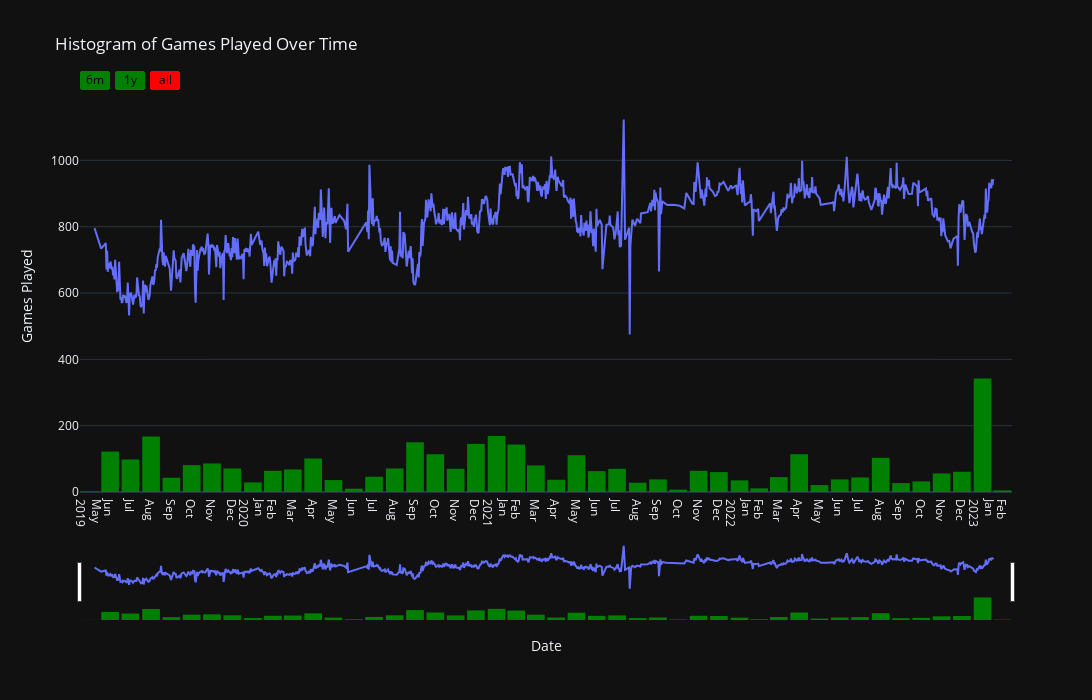

Notebook cell for this chart:
### Code cell
fig = px.histogram(combined_df, x="Date Played", y="Games Played", histfunc="sum", template = "plotly_dark",
                   labels = {"Date Played":"Date", "sum of Games Played":"Games Played"}, title="Histogram on Date Axes").update_layout(yaxis_title="Games Played")

fig.update_traces(xbins_size="M1")
fig.update_xaxes(ticklabelmode="period", dtick="M1", tickformat="%b\n%Y")
fig.update_layout(
    title = "Histogram of Games Played Over Time",
    bargap = 0.1,
    autosize=False,
    width=1200,
    height=700,)

fig.update_xaxes(
    rangeslider_visible=True,
    rangeselector=dict(
        buttons=list([
            dict(count=6, label="6m", step="month", stepmode="backward"),
            dict(count=1, label="1y", step="year", stepmode="backward"),
            dict(step="all")
        ])
    )
)

fig.update_layout(template='plotly_dark',
                  xaxis_rangeselector_font_color='black',
                  xaxis_rangeselector_activecolor='red',
                  xaxis_rangeselector_bgcolor='green',
                 )

fig.update_traces(marker_color='green')
fig2 = px.line(combined_df, x="Date Played", y="Rating")
fig.add_trace(fig2.data[0])



fig.show()

### Figure 1 — Plotly figure (JSON) as saved in the notebook; plotly's stock layout.template omitted (floating-point values rounded to 4 significant figures; data arrays with more than 128 entries replaced by an {"elided": "..."} marker saying what was removed)
{"data": [{"alignmentgroup": "True", "bingroup": "x", "histfunc": "sum", "hovertemplate": "Date=%{x}<br>sum of Games Played=%{y}<extra></extra>", "legendgroup": "", "marker": {"color": "green", "pattern": {"shape": ""}}, "name": "", "offsetgroup": "", "orientation": "v", "showlegend": false, "type": "histogram", "x": {"elided": "883 str values"}, "xaxis": "x", "xbins": {"size": "M1"}, "y": {"elided": "883 int values"}, "yaxis": "y"}, {"hovertemplate": "Date Played=%{x}<br>Rating=%{y}<extra></extra>", "legendgroup": "", "line": {"color": "#636efa", "dash": "solid"}, "marker": {"symbol": "circle"}, "mode": "lines", "name": "", "orientation": "v", "showlegend": false, "type": "scatter", "x": {"elided": "883 str values"}, "xaxis": "x", "y": {"elided": "883 float values"}, "yaxis": "y"}], "layout": {"autosize": false, "bargap": 0.1, "barmode": "relative", "height": 700, "legend": {"tracegroupgap": 0}, "title": {"text": "Histogram of Games Played Over Time"}, "width": 1200, "xaxis": {"anchor": "y", "autorange": true, "domain": [0, 1], "dtick": "M1", "range": ["2019-05-01 06:00", "2023-03-01 06:00"], "rangeselector": {"activecolor": "red", "bgcolor": "green", "buttons": [{"count": 6, "label": "6m", "step": "month", "stepmode": "backward"}, {"count": 1, "label": "1y", "step": "year", "stepmode": "backward"}, {"step": "all"}], "font": {"color": "black"}}, "rangeslider": {"autorange": true, "range": ["2019-05-01 06:00", "2023-03-01 06:00"], "visible": true, "yaxis": {"_template": null, "rangemode": "match"}}, "tickformat": "%b\n%Y", "ticklabelmode": "period", "title": {"text": "Date"}, "type": "date"}, "yaxis": {"anchor": "x", "autorange": true, "domain": [0, 1], "range": [0, 1182.0], "title": {"text": "Games Played"}, "type": "linear"}}}
